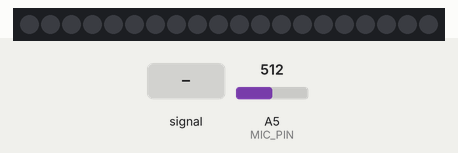
Recording of a sketch running on a simulated Arduino Uno, built with avr-gcc and run on an emulated ATmega328P. On the bench: 20 RGB LEDs in strip order, left to right. The test bench sets the inputs (shaded band); at power-on: A5 (MIC_PIN) = 512. Dim RGB values are drawn brighter than linear; random numbers use the default seed unless the sketch sets one.

Above: at 1.2 s.
1.3 s: A5 (MIC_PIN) fed a 200 Hz sine of ±81 counts around its level
At 1.33 s:
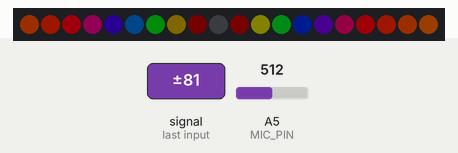
3.0 s: A5 (MIC_PIN) set to 716
At 4.2 s:
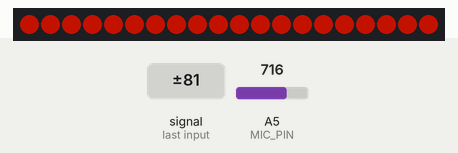
4.5 s: A5 (MIC_PIN) fed a 1000 Hz sine of ±255 counts around its level
At 4.51 s:
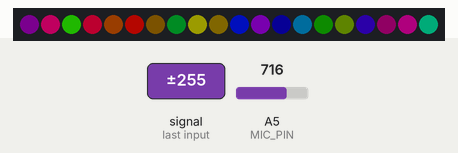
6.1 s: A5 (MIC_PIN) fed a 2 Hz sine of ±306 counts around its level
At 6.13 s:
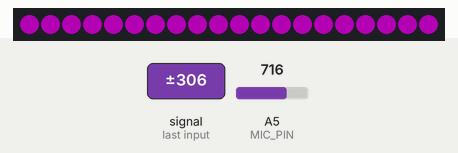
7.8 s: A5 (MIC_PIN) fed a 50 Hz sine of ±306 counts around its level
At 7.81 s:
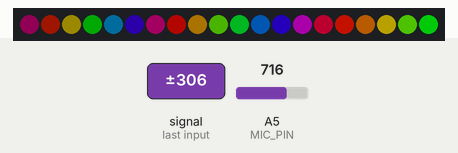
9.4 s: A5 (MIC_PIN) set to 0
At 10.3 s:
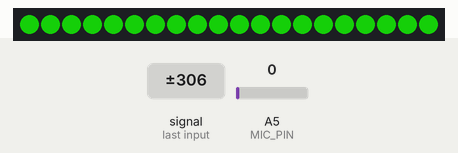

The sketch:

soundmems_pal_demo.ino
```cpp
/* soundmems

By: Andrew Tuline

Date: June 2015

Code to read from the Sparkfun INMP401 microphone on pin A5 and display a palette based output.

*/


#define qsubd(x, b)  ((x>b)?wavebright:0)                     // A digital unsigned subtraction macro. if result <0, then => 0. Otherwise, take on fixed value.
#define qsuba(x, b)  ((x>b)?x-b:0)                            // Analog Unsigned subtraction macro. if result <0, then => 0

#include "FastLED.h"                                          // FastLED library.

#if FASTLED_VERSION < 3001000
#error "Requires FastLED 3.1 or later; check github for latest code."
#endif


// Fixed definitions cannot change on the fly.
#define LED_DT 12                                             // Serial data pin for WS2812B or WS2801
#define LED_CK 11
#define COLOR_ORDER BGR                                       // Are they RGB, GRB or what??
#define LED_TYPE APA102                                       // What kind of strip are you using?
#define NUM_LEDS 20                                           // Number of LED's

// Initialize changeable global variables.
uint8_t max_bright = 128;                                     // Overall brightness definition. It can be changed on the fly.

struct CRGB leds[NUM_LEDS];                                   // Initialize our LED array.

#define MIC_PIN 5                                             // Analog port for microphone
#define DC_OFFSET  0                                         // DC offset in mic signal - if unusure, leave 0

// Palette definitions
CRGBPalette16 currentPalette;
TBlendType    currentBlending;


// Initialize global variables for sequences
int thisdelay = 60;                                            // A delay value for the sequence(s)


// Function that printf and related will use to print
int serial_putchar(char c, FILE* f) {
    if (c == '\n') serial_putchar('\r', f);
    return !Serial.write(c);
}

FILE serial_stdout;


void setup() {
  // This is only needed on 5V Arduinos (Uno, Leonardo, etc.).
  // Connect 3.3V to mic AND TO AREF ON ARDUINO and enable this
  // line.  Audio samples are 'cleaner' at 3.3V.
  // COMMENT OUT THIS LINE FOR 3.3V ARDUINOS (FLORA, ETC.):
  analogReference(EXTERNAL);

  Serial.begin(57600);
//  LEDS.addLeds<LED_TYPE, LED_DT, COLOR_ORDER>(leds, NUM_LEDS);
  LEDS.addLeds<LED_TYPE, LED_DT, LED_CK, COLOR_ORDER>(leds, NUM_LEDS);

  FastLED.setBrightness(max_bright);
  set_max_power_in_volts_and_milliamps(5, 1000);

  // Also, RainbowColors_p, RainbowStripeColors_p, OceanColors_p, CloudColors_p, LavaColors_p, ForestColors_p, and PartyColors_p
  currentPalette = LavaColors_p;
  currentBlending = LINEARBLEND;


  // Set up stdout
  fdev_setup_stream(&serial_stdout, serial_putchar, NULL, _FDEV_SETUP_WRITE);
  stdout = &serial_stdout;
} // setup()


void loop() {
  ChangePaletteAndSettingsPeriodically();
  EVERY_N_MILLISECONDS(thisdelay) {                           // FastLED based non-blocking delay to update/display the sequence.
    soundmems();
    show_at_max_brightness_for_power();
  }
} // loop()


void soundmems() {
  int n;
  for (int i = 0; i<NUM_LEDS; i++) {
    n = analogRead(MIC_PIN);                                  // Raw reading from mic
    n = qsuba(abs(n-512), 10);                                // Center on zero and get rid of low level noise
    leds[i] = ColorFromPalette(currentPalette, n*4, n, currentBlending);
  }
} // soundmems()


void ChangePaletteAndSettingsPeriodically()
{
  uint8_t secondHand = ((millis() / 1000) / 1) % 100;
  static uint8_t lastSecond = 99;

  if( lastSecond != secondHand) {
    lastSecond = secondHand;
    switch(secondHand)
    {
      case  0: currentPalette = RainbowColors_p; break;
      case 10: SetupRandomPalette(); break;
      case 20: SetupBlackAndWhiteStripedPalette();
      case 30: currentPalette = ForestColors_p; break;
      case 40: currentPalette = CloudColors_p; break;
      case 50: currentPalette = LavaColors_p; break;
      case 60: currentPalette = OceanColors_p; break;
      case 70: currentPalette = PartyColors_p; break;
      case 80: SetupRandomPalette(); break;
      case 90: SetupRandomPalette(); break;
      case 100: break;
    }
  }
} // ChangePaletteAndSettingsPeriodically()


void SetupRandomPalette() {
  currentPalette = CRGBPalette16(CHSV( random8(), 255, 32), CHSV( random8(), 255, 255), CHSV( random8(), 128, 255), CHSV( random8(), 255, 255));
} // SetupRandomPalette()


void SetupBlackAndWhiteStripedPalette() {
  fill_solid(currentPalette, 16, CRGB::Black);               // 'black out' all 16 palette entries...
  currentPalette[0] = CRGB::White;                            // and set every fourth one to white.
  currentPalette[4] = CRGB::White;
  currentPalette[8] = CRGB::White;
  currentPalette[12] = CRGB::White;
} // SetupBlackAndWhiteStripedPalette()
```

Measured:
- after the input at 1.3 s, the LEDs: change at once (image 1)
- after the input at 4.5 s, the LEDs: change at once (image 3)
